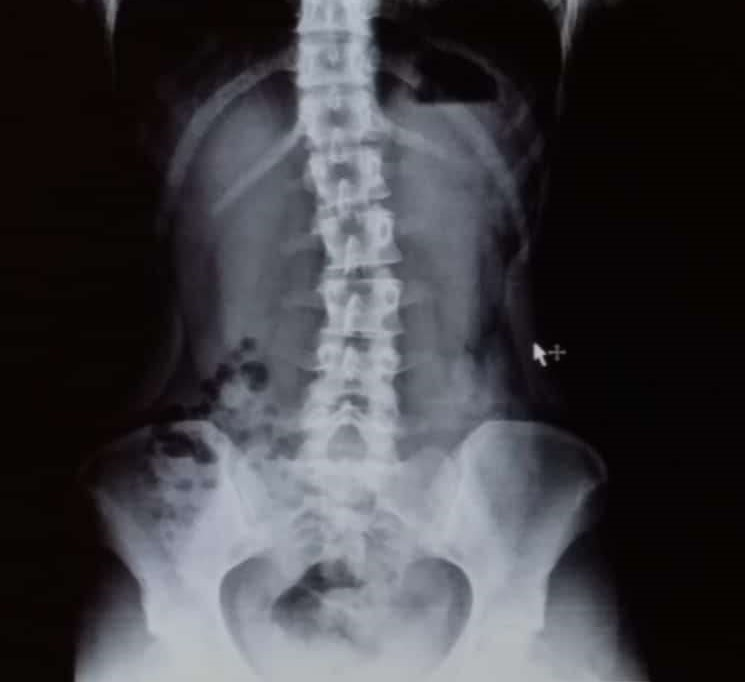
#> input picture img/img1.jpeg, 745 x 682 px
$ python min_max_contrasting.py
#> lines starting #> are read from the running program, lines starting #| are printed output that depends on the picture
"""Min Max Contrasting of an Image."""
from skimage import data, color, io

import numpy as np
import matplotlib.pyplot as plt


def get_histogram(image):
    """Return the histogram of a grayscale image.

    image: numpy array [n, m, 1]
    returns: numpy array [256, 1, 1]
    """
    rows, columns = image.shape

    histogram = np.zeros(256)

    for row in range(rows):
        for column in range(columns):
            position = image[row, column]
            histogram[position] += 1

    return histogram


def get_cumulative_distribution(image):
    """Return the cumulative distributuion of a grayscale image.

    image: numpy array [n, m, 1]
    return: numpy array to plot as graph [256, 1, 1]
    """
    rows, columns = image.shape

    probability = np.zeros(256)
    probability = histogram / (rows * columns)

    cumulative_dist = probability.cumsum()

    return cumulative_dist


def min_max_contrasting(image):
    """Return the image after a min max contrasting.

    image: numpy array [n, m, 1]
    return: output, numpy array to plot as image [n, m, 1]
    """
    rows, columns = image.shape

    output = np.zeros((rows, columns), dtype='uint8')

    # Loop over the image and apply Min-Max Contrasting
    image_min = np.min(image) * 1.1
    image_max = np.max(image) // 1.1

    for row in range(rows):
        for column in range(columns):
            output[row, column] = 255 * ((image[row, column] - image_min) / (image_max - image_min))

    return output


# Original data

img = np.uint8(color.rgb2gray(io.imread('img/img1.jpeg')) * 255)
#> img: shape (682, 745); min 0, max 199, mean 62
histogram = get_histogram(img)
#> after the loop in get_histogram, `for row in range(rows):`: histogram = 256 values, max 69563 at index 4, min 0 at index 200, mean 1984.7
cumulative_dist = get_cumulative_distribution(img)
#> in get_cumulative_distribution, `probability = histogram / (rows * columns)`: probability = 256 values, max 0.137 at index 4, min 0 at index 200, mean 0.00391
#> in get_cumulative_distribution, `cumulative_dist = probability.cumsum()`: cumulative_dist = 256 values from 2.36e-05 to 1
#> cumulative_dist = 256 values from 2.36e-05 to 1
# Normalize cumulative distribution
cumulative_dist *= (histogram.max() / cumulative_dist.max())
#> cumulative_dist = 256 values from 1.64 to 69563

# Min Max Contrasting data

mmc_img = min_max_contrasting(img)
#> in min_max_contrasting, `image_min = np.min(image) * 1.1`: image_min = 0
#> in min_max_contrasting, `image_max = np.max(image) // 1.1`: image_max = 180
#> after the loop in min_max_contrasting, `for row in range(rows):`:
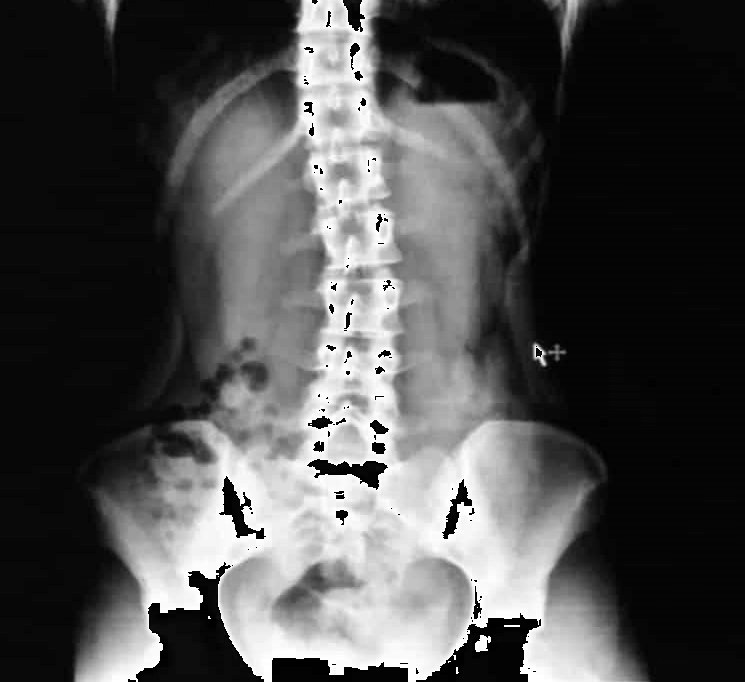
#> output: shape (682, 745); min 0, max 255, mean 78
mmc_histogram = get_histogram(mmc_img)
#> mmc_histogram = 256 values, max 69563 at index 5, min 0 at index 27, mean 1984.7
mmc_cumulative_dist = get_cumulative_distribution(mmc_img)
#> mmc_cumulative_dist = 256 values from 2.36e-05 to 1
# Normalize cumulative distribution
mmc_cumulative_dist *= (mmc_histogram.max() / mmc_cumulative_dist.max())
#> mmc_cumulative_dist = 256 values from 1.64 to 69563

# Plot images

fig1, axs1 = plt.subplots(1, 2)
# Plot the original image
axs1[0].imshow(img, cmap="gray")
axs1[0].set_title('Original Image')
# Plot the image after histogram equalization
axs1[1].imshow(mmc_img, cmap="gray")
axs1[1].set_title('MMC Image')

# Plot histograms and cumulative distributions

fig2, axs2 = plt.subplots(1, 2)
# Plot the histogram and cumulative distribution of the original image
axs2[0].plot(histogram, color='r')
axs2[0].plot(cumulative_dist, color='b')
axs2[0].set_title('Original Image')
axs2[0].legend(('histogram', 'cdf'), loc='upper left')
# Plot the image after histogram equalization
axs2[1].plot(mmc_histogram, color='r')
axs2[1].plot(mmc_cumulative_dist, color='b')
axs2[1].set_title('MMC Image')
axs2[1].legend(('histogram', 'cdf'), loc='upper left')

plt.show()
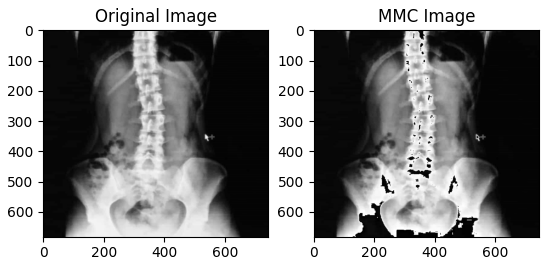
#> figure drawn by matplotlib, 2 panels
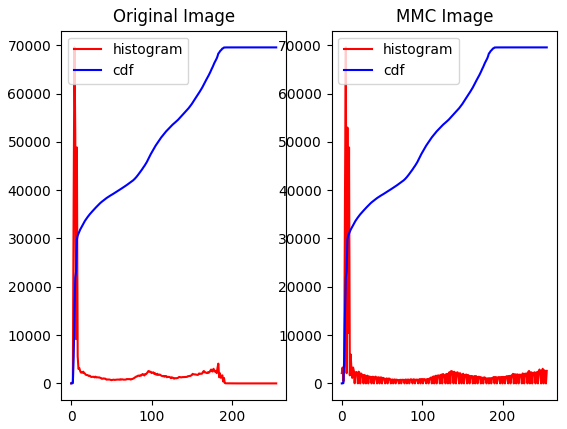
#> figure drawn by matplotlib, 2 panels; panel 1: curve peaks at x = 4, y = 69563; panel 1: curve peaks at x = 199, y = 69563; panel 2: curve peaks at x = 5, y = 69563; panel 2: curve peaks at x = 199, y = 69563

$ run again, with img/chest.jpg copied over img/img1.jpeg
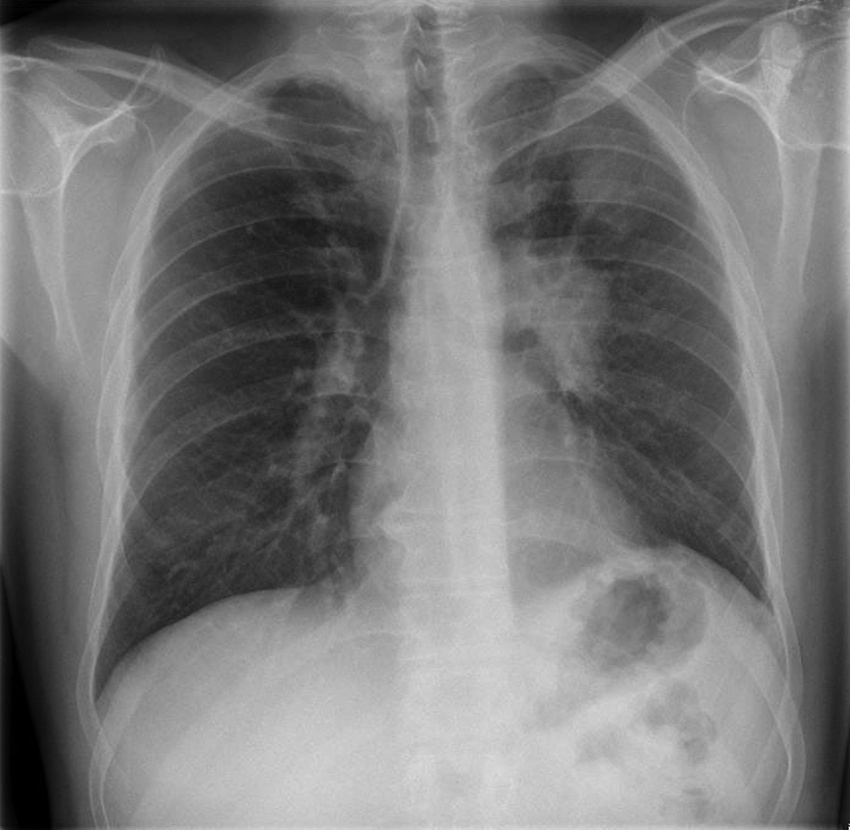
#> input picture img/chest.jpg, 850 x 830 px, shrunk from 1800 x 1756 before the run
#> after the loop in get_histogram, `for row in range(rows):`: histogram = 256 values, max 5715 at index 105, min 0 at index 1, mean 2755.9
#> probability = 256 values, max 0.0081 at index 105, min 0 at index 1, mean 0.00391
#> in get_cumulative_distribution, `cumulative_dist = probability.cumsum()`: cumulative_dist = 256 values from 0.00419 to 1
#> `cumulative_dist *= (histogram.max() / cumulative_dist.max())`: cumulative_dist = 256 values from 23.92 to 5715
#> image_min = 0
#> image_max = 231
#> after the loop in min_max_contrasting, `for row in range(rows):`:
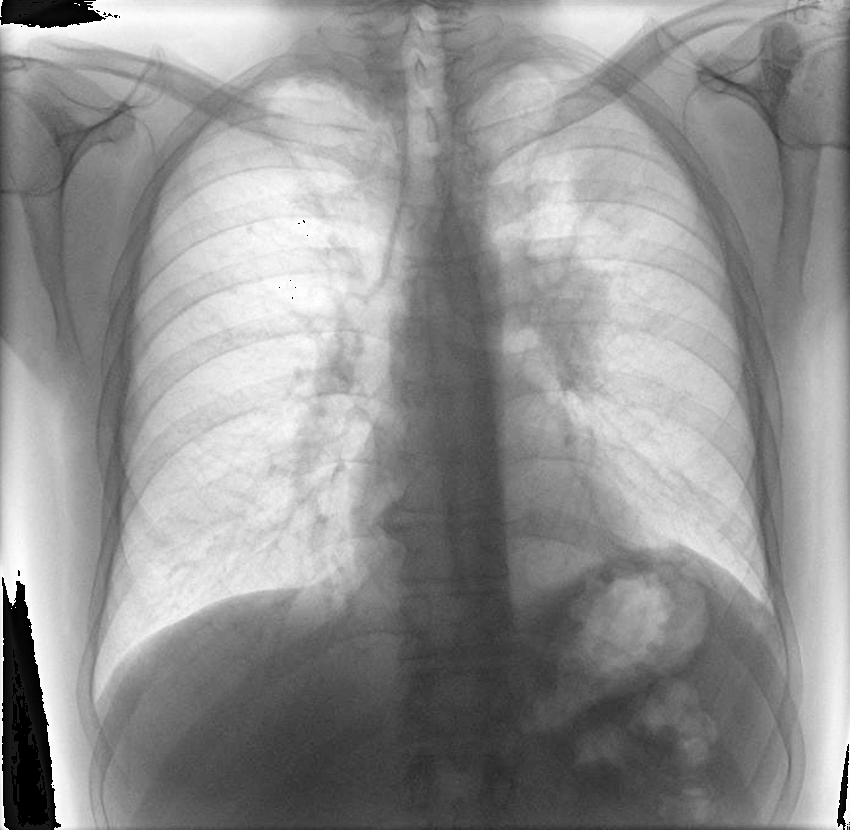
#> output: shape (830, 850); min 0, max 255, mean 146.3
#> mmc_histogram = 256 values, max 5715 at index 115, min 0 at index 9, mean 2755.9
#> `mmc_cumulative_dist = get_cumulative_distribution(mmc_img)`: mmc_cumulative_dist = 256 values from 0.00419 to 1
#> `mmc_cumulative_dist *= (mmc_histogram.max() / mmc_cumulative_dist.max())`: mmc_cumulative_dist = 256 values from 23.92 to 5715
#> `plt.show()`:
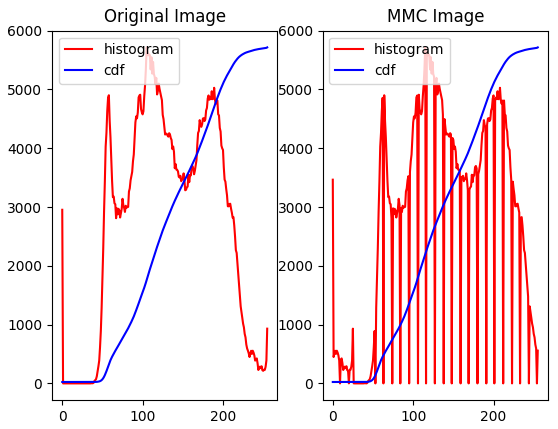
#> figure drawn by matplotlib, 2 panels; panel 1: curve peaks at x = 105, y = 5715; panel 1: curve peaks at x = 255, y = 5715; panel 2: curve peaks at x = 115, y = 5715; panel 2: curve peaks at x = 255, y = 5715
